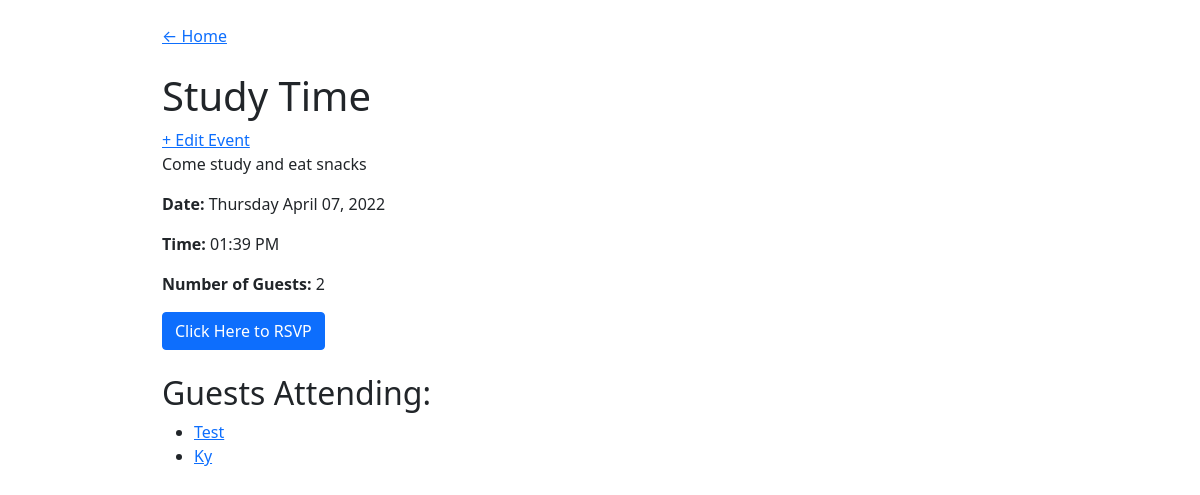
Screenshot of /event/2 with the database file from the repository.
### events_app/models.py (models this page shows)
class Event(db.Model):
    id = db.Column(db.Integer, primary_key=True)
    title = db.Column(db.String(80), nullable=False)
    description = db.Column(db.String(80), nullable=False)
    date_and_time = db.Column(db.DateTime(timezone=True))
    guests = db.relationship('Guest', secondary = 'guest_events', back_populates="events_attending")
    created_by = db.relationship('Guest', secondary= 'events_created', back_populates="events_hosting")
    event_type = db.Column(db.Enum(EventType), default=EventType.MISC)

class Guest(db.Model):
    id = db.Column(db.Integer, primary_key=True)
    name = db.Column(db.String(80), nullable=False)
    email = db.Column(db.String(80), nullable=False, unique=True)
    phone = db.Column(db.Integer, nullable=False, unique=True)
    events_attending = db.relationship('Event', secondary='guest_events', back_populates="guests")
    events_hosting = db.relationship('Event', secondary='events_created', back_populates="created_by")

### events_app/routes.py (the view)
@main.route('/event/<event_id>', defaults={'error': None})
@main.route('/event/<event_id>/<error>', methods=['GET'])
def event_detail(event_id, error):
    event = Event.query.filter_by(id=event_id).one()
    print(f'error: {error}')
    return render_template('event_detail.html', event=event, error=error)

### events_app/templates/event_detail.html (shortened to what this page needs)
{% extends 'base.html' %}
{% block content %}
<a href="/">← Home</a>
<h1 class="pt-4">{{event.title}}</h1>
<a href="/event/{{event.id}}/edit">+ Edit Event</a>
<p>{{event.description}}</p>
<p><strong>Date:</strong> {{event.date_and_time.strftime('%A %B %d, %Y')}}</p>
<p><strong>Time:</strong> {{event.date_and_time.strftime('%I:%M %p')}}</p>
<p><strong>Number of Guests:</strong> {{event.guests|length}}</p>
<button type="button" class="btn btn-primary" data-bs-toggle="modal" data-bs-target="#RSVPModal">
    Click Here to RSVP
</button>
<h2 class="pt-4">Guests Attending:</h2>
<ul>
    {% for guest in event.guests %}
        <li><a href="/guest/{{ guest.id }}">{{guest.name}}</a></li>
    {% endfor %}
</ul>
{% endblock %}

### events_app/static/style.css (style rules this page uses)
body { display: flex; justify-content: center; }

### rows the page displays
Event: title "Study Time", description "Come study and eat snacks", date_and_time "Thursday April 07, 2022", date_and_time "01:39 PM"
Guest: name "Test"
Guest: name "Ky"

### other values shown
{{ event.guests|length }} "2"
